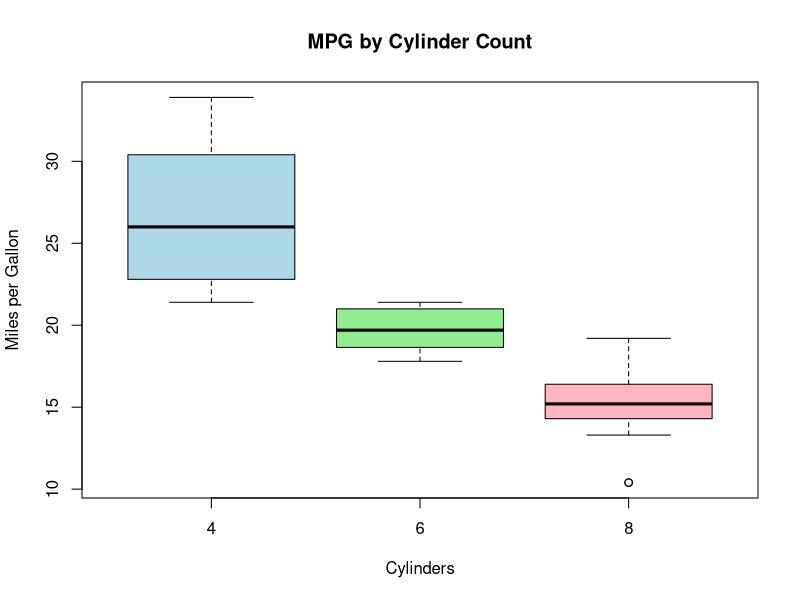
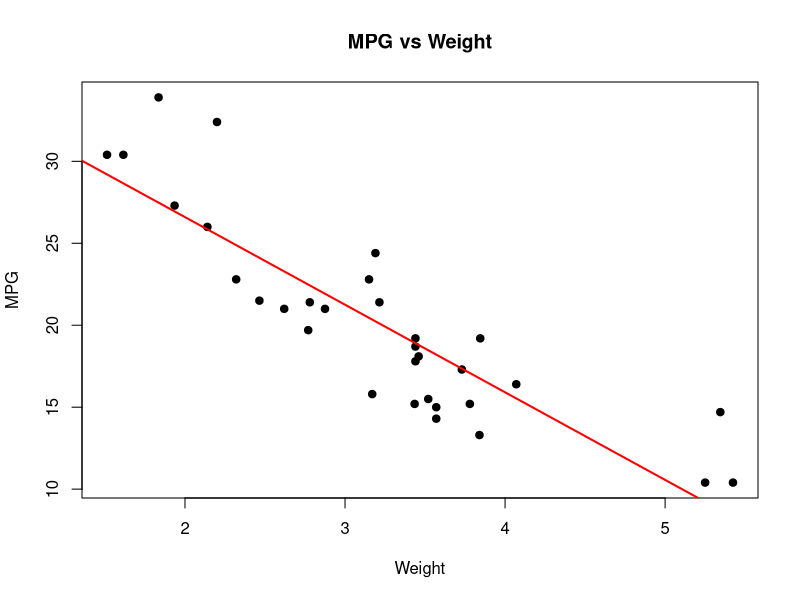

Here is the R script that generated these plots, in order:
# Load dataset
data(mtcars)

# Summary statistics
summary(mtcars$mpg)

# Boxplot of MPG by number of cylinders
boxplot(mpg ~ as.factor(cyl), data = mtcars,
        col = c("lightblue", "lightgreen", "lightpink"),
        main = "MPG by Cylinder Count", xlab = "Cylinders", ylab = "Miles per Gallon")

# Correlation between MPG and weight
cor(mtcars$mpg, mtcars$wt)

# Scatter plot with regression line
plot(mtcars$wt, mtcars$mpg, main = "MPG vs Weight", xlab = "Weight", ylab = "MPG", pch = 19)
abline(lm(mpg ~ wt, data = mtcars), col = "red", lwd = 2)